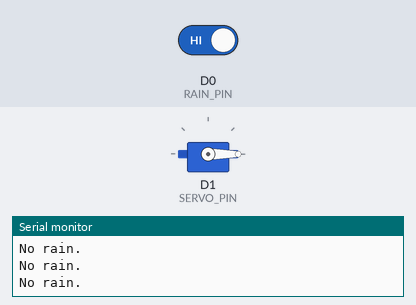
Simulated run of this sketch. Board: ESP8266 (NodeMCU). On the bench: servo, the last lines printed to the serial monitor. The inputs (shaded band) are chosen by the test bench; at power-on: D0 (RAIN_PIN) HIGH.

Above: at 2.8 s.
2.9 s: D0 (RAIN_PIN) driven LOW
At 3.9 s:
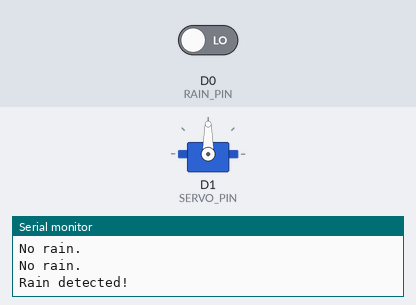
4.5 s: D0 (RAIN_PIN) driven HIGH
At 5.4 s:
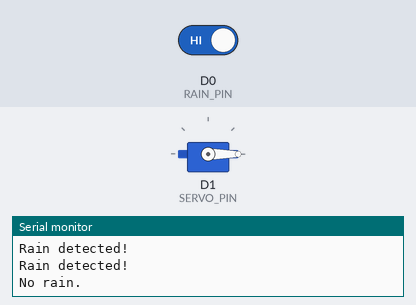
Timing chart, 0 to 7.5 s (numbered marks = the images above; inputs shaded):
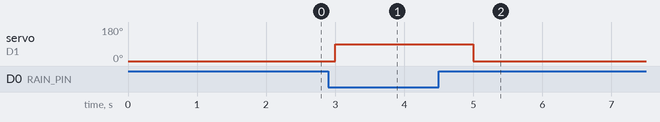

Measured:
- after the input at 2.9 s, servo on D1 (SERVO_PIN): 0° → 90° after 0.10 s
- after the input at 4.5 s, servo on D1 (SERVO_PIN): 90° → 0° after 0.50 s

The sketch:

RainDetectorSystem.ino
```cpp
#include <Servo.h>

#define RAIN_PIN D0
#define SERVO_PIN D1

Servo myservo;

void setup() {
  pinMode(RAIN_PIN, INPUT);
  myservo.attach(SERVO_PIN);
  Serial.begin(115200);

  myservo.write(0);
}

void loop() {
  int rainDetected = digitalRead(RAIN_PIN);

  if (rainDetected == LOW) {
    Serial.println("Rain detected!");
    myservo.write(90);
  } else {
    Serial.println("No rain.");
    myservo.write(0);
  }

  delay(1000);
}
```
